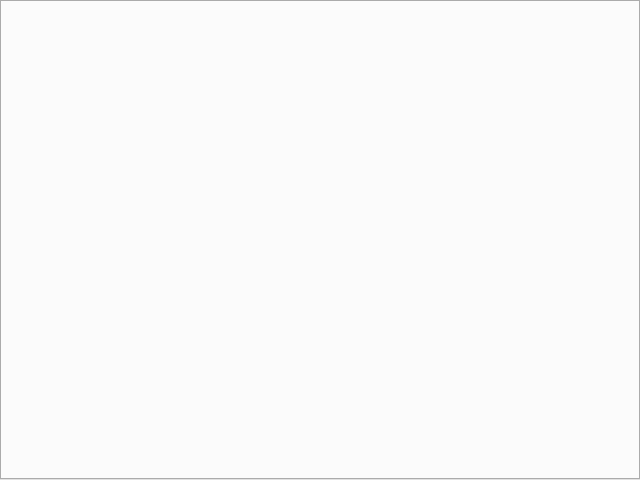
<?xml version="1.0" encoding="UTF-8"?>
<!-- SPDX-License-Identifier: MIT -->
<ui version="4.0">
 <class>TabWidgetHost</class>
 <widget class="QTabWidget" name="TabWidgetHost">
  <property name="geometry">
   <rect>
    <x>0</x>
    <y>0</y>
    <width>640</width>
    <height>480</height>
   </rect>
  </property>
  <property name="windowTitle">
   <string>QTabWidget</string>
  </property>
  <property name="toolTip">
   <string>QTabWidget host</string>
  </property>
 </widget>

</ui>
